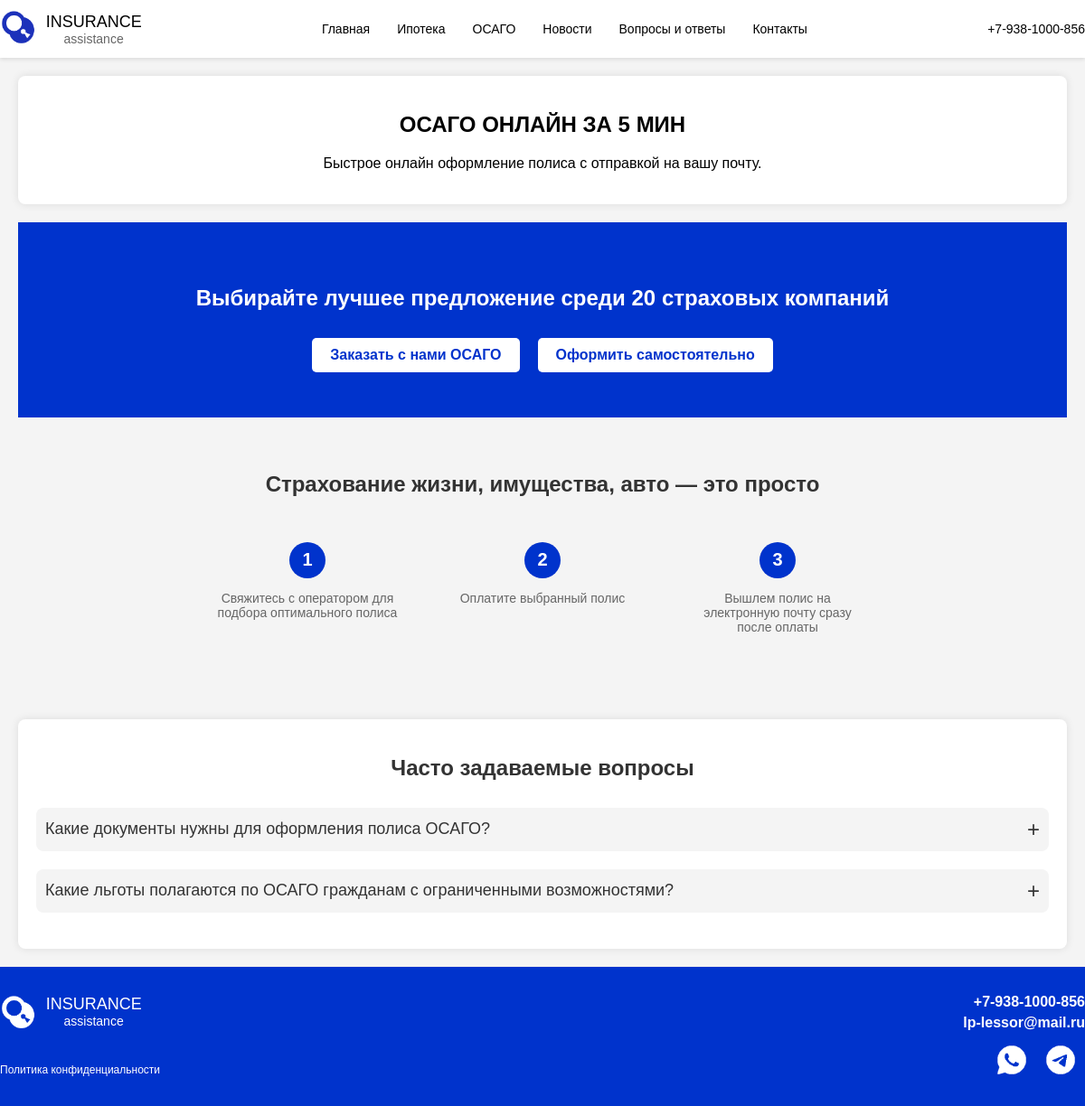
Screenshot of /osago/ with the database file from the repository.
### insurance/models.py (models this page shows, shortened)
class FAQ(models.Model):
    question = models.CharField(max_length=200)
    answer = models.TextField()
    category = models.ForeignKey(Category, related_name='faqs', on_delete=models.CASCADE)
    time_create = models.DateTimeField(auto_now_add=True)
    time_update = models.DateTimeField(auto_now=True)
    is_published = models.BooleanField(default=True)
    class Meta:
        verbose_name = 'FAQ'
        verbose_name_plural = 'FAQ'
        ordering = ['time_create', 'question']

### insurance/views.py (the view)
# urls.py: path('osago/', osago, name='osago'),
def osago(request):
    faq_items = FAQ.objects.filter(is_published=True)[:4]
    return render(request, 'insurance/osago.html', {'faq_items': faq_items, 'title': 'ОСАГО'})

### insurance/templates/insurance/osago.html (shortened to what this page needs)
{% extends 'insurance/base.html' %}
{% load static %}
{% block content %}
<section class="about">
    <h2>ОСАГО ОНЛАЙН ЗА 5 МИН</h2>
    <p>Быстрое онлайн оформление полиса с отправкой на вашу почту.</p>
</section>
<section class="offer-section">
    <h2>Выбирайте лучшее предложение среди 20 страховых компаний</h2>
    <div class="buttons">
        <a href="https://wa.me/79381000856" class="btn">Заказать с нами ОСАГО</a>
        <a href="{% url 'osf' %}" class="btn">Оформить самостоятельно</a>
    </div>
</section>
<section class="section" style="background-color: #f4f4f4;">
    <h2>Страхование жизни, имущества, авто — это просто</h2>
    <div class="steps">
        <div class="step">
            <div class="step-circle">1</div>
            <p>Свяжитесь с оператором для подбора оптимального полиса</p>
        </div>
        <div class="step">
            <div class="step-circle">2</div>
            <p>Оплатите выбранный полис</p>
        </div>
        <div class="step">
            <div class="step-circle">3</div>
            <p>Вышлем полис на электронную почту сразу после оплаты</p>
        </div>
    </div>
</section>
<section>
    <div class="faq-section">
        <h2>Часто задаваемые вопросы</h2>
        {% for faq in faq_items %}
        <div class="faq-item">
            <div class="faq-question" onclick="toggleAnswer(this)">
                <span>{{ faq.question }}</span>
                <span class="plus-icon">+</span>
            </div>
            </div>
            {% endfor %}
        </div>
</section>
{% endblock %}

### insurance/static/insurance/css/styles.css (style rules this page uses)
body { font-family: Arial, sans-serif; margin: 0; padding: 0; background-color: #f4f4f4; display: flex; flex-direction: column; min-height: 100vh; }
.about, .simple-steps, .services, .news { background: #fff; padding: 20px; margin: 20px 0; border-radius: 8px; box-shadow: 0 0 10px rgba(0, 0, 0, 0.1); }
.section { padding: 40px 20px; text-align: center; }
div { text-align: center; }
.steps, .insurance-types { display: flex; justify-content: space-around; }
.step, .type { flex: 1; padding: 20px; margin: 10px; }
.section { padding: 40px 20px; background-color: #fff; text-align: center; }
.section h2 { font-size: 24px; color: #333; margin-bottom: 30px; }
.steps { display: flex; justify-content: center; gap: 20px; }
.step { flex: 1; max-width: 200px; padding: 10px; text-align: center; }
.step-circle { background-color: #0033cc; color: #fff; font-size: 20px; font-weight: bold; width: 40px; height: 40px; border-radius: 50%; display: flex; align-items: center; justify-content: center; margin: 0 auto 10px; }
.step p { font-size: 14px; color: #666; }
.offer-section { background-color: #0033cc; padding: 50px 20px; text-align: center; color: #fff; }
.offer-section h2 { font-size: 24px; margin-bottom: 30px; }
.offer-section .buttons { display: flex; justify-content: center; gap: 20px; }
.offer-section .btn { background-color: #fff; color: #0033cc; padding: 10px 20px; border-radius: 5px; text-decoration: none; font-size: 16px; font-weight: bold; transition: background-color 0.3s ease, color 0.3s ease; }
.faq-section { background: #fff; padding: 20px; margin: 20px 0; border-radius: 8px; box-shadow: 0 0 10px rgba(0, 0, 0, 0.1); }
.faq-section h2 { font-size: 24px; color: #333; margin-bottom: 30px; }
.faq-item { margin-bottom: 20px; }
.faq-question { font-size: 18px; color: #333; cursor: pointer; display: flex; justify-content: space-between; align-items: center; padding: 10px; background-color: #f4f4f4; border-radius: 8px; transition: background-color 0.3s; }
.plus-icon { font-size: 24px; color: #333; transition: transform 0.3s; }

### rows the page displays
FAQ: question "Какие документы нужны для оформления полиса ОСАГО?"
FAQ: question "Какие льготы полагаются по ОСАГО гражданам с ограниченными возможностями?"
